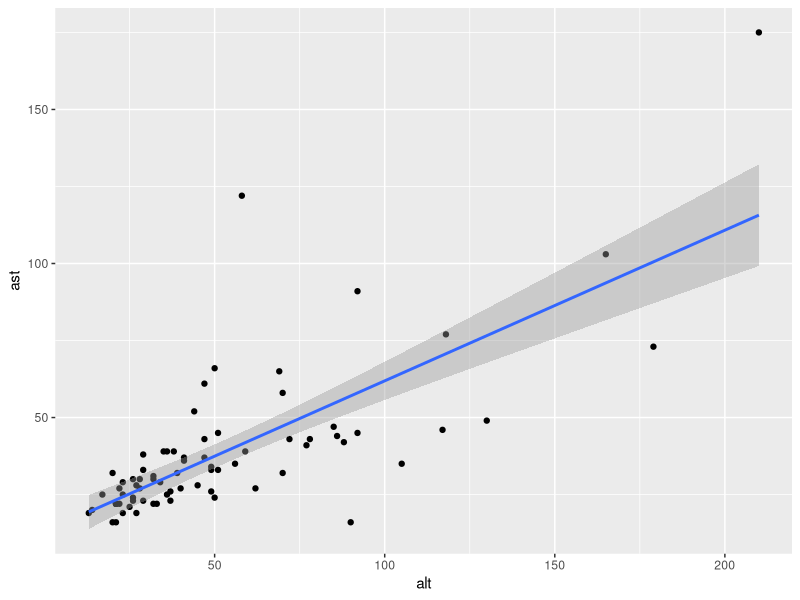

This figure's R source:
## ---- chunk 1
knitr::opts_chunk$set(echo = TRUE)
nafldDataset <- read.csv("nafld_dataset2.csv")
library(ggplot2)
library(knitr)
library(markdown)
## ---- chunk 2
knitr::kable(nafldDataset[c("alt", "ast", "tg", "bmi", "lsm", "probe")], 
             format="markdown", 
             col.names=c("ALT (IU/l)", "AST (IU/l)", "TG (mg/dl)", "BMI (kg/m2)", "LSM (kPa)","Probe type"),
             align="cccccc")
## ---- chunk 3
cor.test(nafldDataset$bmi[!is.na(nafldDataset$bmi) & !is.na(nafldDataset$tg)], 
    nafldDataset$tg[!is.na(nafldDataset$bmi) & !is.na(nafldDataset$tg)])
## ---- chunk 4
regressionRes <- lm(ast~alt, data=nafldDataset)
summary(regressionRes)
## ---- chunk 5
ggplot(nafldDataset, aes(x=alt, y=ast)) + geom_point() + geom_smooth(method=lm)
